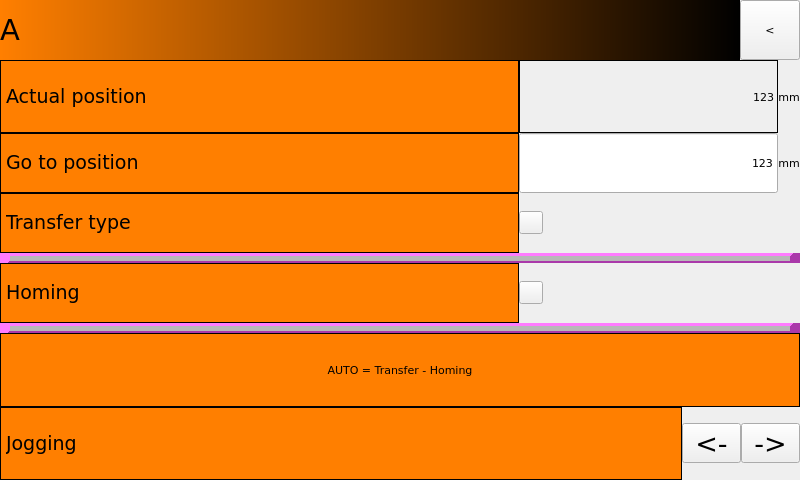
<?xml version="1.0" encoding="UTF-8"?>
<ui version="4.0">
 <class>Form</class>
 <widget class="QWidget" name="Form">
  <property name="geometry">
   <rect>
    <x>0</x>
    <y>0</y>
    <width>800</width>
    <height>480</height>
   </rect>
  </property>
  <property name="sizePolicy">
   <sizepolicy hsizetype="Ignored" vsizetype="Ignored">
    <horstretch>0</horstretch>
    <verstretch>0</verstretch>
   </sizepolicy>
  </property>
  <property name="font">
   <font>
    <family>DejaVu Sans</family>
    <pointsize>8</pointsize>
    <weight>50</weight>
    <italic>false</italic>
    <bold>false</bold>
   </font>
  </property>
  <property name="windowTitle">
   <string>Form</string>
  </property>
  <property name="styleSheet">
   <string notr="true"/>
  </property>
  <property name="TopPage" stdset="0">
   <cstring></cstring>
  </property>
  <property name="EvenRowColor" stdset="0">
   <color>
    <red>0</red>
    <green>0</green>
    <blue>0</blue>
   </color>
  </property>
  <property name="OddRowColor" stdset="0">
   <color>
    <red>0</red>
    <green>0</green>
    <blue>0</blue>
   </color>
  </property>
  <layout class="QGridLayout" name="gridLayout">
   <property name="margin">
    <number>0</number>
   </property>
   <property name="spacing">
    <number>0</number>
   </property>
   <item row="0" column="0">
    <layout class="QVBoxLayout" name="verticalLayout" stretch="0,10,0">
     <property name="spacing">
      <number>0</number>
     </property>
     <property name="bottomMargin">
      <number>0</number>
     </property>
     <item>
      <layout class="QHBoxLayout" name="horizontalLayout" stretch="10,0">
       <property name="spacing">
        <number>0</number>
       </property>
       <item>
        <widget class="QLabel" name="label">
         <property name="font">
          <font>
           <family>DejaVu Sans</family>
           <pointsize>22</pointsize>
           <weight>50</weight>
           <italic>false</italic>
           <bold>false</bold>
          </font>
         </property>
         <property name="styleSheet">
          <string notr="true">background-color: qlineargradient(spread:pad, x1:0, y1:0, x2:1, y2:0, stop:0 rgba(255, 127, 0, 255), stop:1 rgba(0, 0, 0, 255));
font:22pt &quot;DejaVu Sans&quot;;</string>
         </property>
         <property name="text">
          <string>A</string>
         </property>
         <property name="textFormat">
          <enum>Qt::RichText</enum>
         </property>
         <property name="margin">
          <number>10</number>
         </property>
         <property name="PasswordLevel" stdset="0">
          <number>0</number>
         </property>
         <property name="Hide" stdset="0">
          <bool>true</bool>
         </property>
        </widget>
       </item>
       <item>
        <widget class="QHmiLinkPage" name="QHmiLinkPage">
         <property name="minimumSize">
          <size>
           <width>60</width>
           <height>60</height>
          </size>
         </property>
         <property name="font">
          <font>
           <family>DejaVu Sans</family>
           <pointsize>8</pointsize>
           <weight>50</weight>
           <italic>false</italic>
           <bold>false</bold>
          </font>
         </property>
         <property name="text">
          <string>&lt;</string>
         </property>
         <property name="destinationPage">
          <cstring></cstring>
         </property>
         <property name="PasswordLevel" stdset="0">
          <number>0</number>
         </property>
         <property name="Hide" stdset="0">
          <bool>true</bool>
         </property>
         <property name="Align left" stdset="0">
          <bool>false</bool>
         </property>
        </widget>
       </item>
      </layout>
     </item>
     <item>
      <layout class="QGridLayout" name="gridLayout_2" rowstretch="0,0,0,0,0,0,0,0" columnstretch="10,5,0">
       <property name="bottomMargin">
        <number>0</number>
       </property>
       <property name="spacing">
        <number>0</number>
       </property>
       <item row="1" column="1">
        <widget class="QHmiEdit" name="qHmiEdit_2">
         <property name="minimumSize">
          <size>
           <width>15</width>
           <height>60</height>
          </size>
         </property>
         <property name="styleSheet">
          <string notr="true">font: 75 20pt &quot;DejaVu Sans&quot;;</string>
         </property>
         <property name="text">
          <string>123</string>
         </property>
         <property name="alignment">
          <set>Qt::AlignRight|Qt::AlignTrailing|Qt::AlignVCenter</set>
         </property>
         <property name="fieldName">
          <cstring>CONF1__G_AXIS_MANAGER_A.R_TRANSF_POS</cstring>
         </property>
         <property name="decimalCount">
          <cstring>1</cstring>
         </property>
         <property name="PasswordLevel" stdset="0">
          <number>0</number>
         </property>
         <property name="Hide" stdset="0">
          <bool>true</bool>
         </property>
         <property name="Min value" stdset="0">
          <cstring></cstring>
         </property>
         <property name="Max value" stdset="0">
          <cstring></cstring>
         </property>
        </widget>
       </item>
       <item row="2" column="0">
        <widget class="QLabel" name="label_7">
         <property name="minimumSize">
          <size>
           <width>0</width>
           <height>60</height>
          </size>
         </property>
         <property name="font">
          <font>
           <family>DejaVu Sans</family>
           <pointsize>14</pointsize>
           <weight>50</weight>
           <italic>false</italic>
           <bold>false</bold>
          </font>
         </property>
         <property name="styleSheet">
          <string notr="true">font:14pt &quot;DejaVu Sans&quot;;
background-color: rgb(255, 127, 0);</string>
         </property>
         <property name="frameShape">
          <enum>QFrame::Box</enum>
         </property>
         <property name="text">
          <string>Transfer type</string>
         </property>
         <property name="textFormat">
          <enum>Qt::RichText</enum>
         </property>
         <property name="PasswordLevel" stdset="0">
          <number>0</number>
         </property>
         <property name="Hide" stdset="0">
          <bool>true</bool>
         </property>
        </widget>
       </item>
       <item row="6" column="0" colspan="3">
        <widget class="QLabel" name="label_2">
         <property name="minimumSize">
          <size>
           <width>0</width>
           <height>60</height>
          </size>
         </property>
         <property name="styleSheet">
          <string notr="true">font:14pt &quot;DejaVu Sans&quot;;
background-color: rgb(255, 127, 0);</string>
         </property>
         <property name="frameShape">
          <enum>QFrame::Box</enum>
         </property>
         <property name="text">
          <string>AUTO = Transfer - Homing</string>
         </property>
         <property name="alignment">
          <set>Qt::AlignCenter</set>
         </property>
         <property name="PasswordLevel" stdset="0">
          <number>0</number>
         </property>
         <property name="Hide" stdset="0">
          <bool>true</bool>
         </property>
        </widget>
       </item>
       <item row="4" column="1">
        <widget class="QHmiSwitch" name="qHmiSwitch_2">
         <property name="styleSheet">
          <string notr="true">font: 75 20pt &quot;DejaVu Sans&quot;;</string>
         </property>
         <property name="text">
          <string/>
         </property>
         <property name="checked">
          <bool>false</bool>
         </property>
         <property name="onBrushColor">
          <color>
           <red>255</red>
           <green>0</green>
           <blue>0</blue>
          </color>
         </property>
         <property name="fieldName">
          <cstring>CONF1_G_B_HOMING_A</cstring>
         </property>
         <property name="PasswordLevel" stdset="0">
          <number>0</number>
         </property>
         <property name="Hide" stdset="0">
          <bool>true</bool>
         </property>
         <property name="Align left" stdset="0">
          <bool>false</bool>
         </property>
        </widget>
       </item>
       <item row="3" column="0" colspan="3">
        <widget class="Line" name="line">
         <property name="minimumSize">
          <size>
           <width>0</width>
           <height>10</height>
          </size>
         </property>
         <property name="styleSheet">
          <string notr="true">background-color: rgb(255, 85, 255);</string>
         </property>
         <property name="frameShadow">
          <enum>QFrame::Raised</enum>
         </property>
         <property name="lineWidth">
          <number>10</number>
         </property>
         <property name="midLineWidth">
          <number>5</number>
         </property>
         <property name="orientation">
          <enum>Qt::Horizontal</enum>
         </property>
         <property name="PasswordLevel" stdset="0">
          <number>0</number>
         </property>
         <property name="Hide" stdset="0">
          <bool>true</bool>
         </property>
        </widget>
       </item>
       <item row="0" column="2">
        <widget class="QLabel" name="label_10">
         <property name="font">
          <font>
           <family>DejaVu Sans</family>
           <pointsize>8</pointsize>
           <weight>50</weight>
           <italic>false</italic>
           <bold>false</bold>
          </font>
         </property>
         <property name="styleSheet">
          <string notr="true">font:8pt &quot;DejaVu Sans&quot;;
</string>
         </property>
         <property name="text">
          <string>mm</string>
         </property>
         <property name="alignment">
          <set>Qt::AlignCenter</set>
         </property>
         <property name="PasswordLevel" stdset="0">
          <number>0</number>
         </property>
         <property name="Hide" stdset="0">
          <bool>true</bool>
         </property>
        </widget>
       </item>
       <item row="4" column="0">
        <widget class="QLabel" name="label_8">
         <property name="minimumSize">
          <size>
           <width>0</width>
           <height>60</height>
          </size>
         </property>
         <property name="font">
          <font>
           <family>DejaVu Sans</family>
           <pointsize>14</pointsize>
           <weight>50</weight>
           <italic>false</italic>
           <bold>false</bold>
          </font>
         </property>
         <property name="styleSheet">
          <string notr="true">font:14pt &quot;DejaVu Sans&quot;;
background-color: rgb(255, 127, 0);</string>
         </property>
         <property name="frameShape">
          <enum>QFrame::Box</enum>
         </property>
         <property name="text">
          <string>Homing</string>
         </property>
         <property name="textFormat">
          <enum>Qt::RichText</enum>
         </property>
         <property name="PasswordLevel" stdset="0">
          <number>0</number>
         </property>
         <property name="Hide" stdset="0">
          <bool>true</bool>
         </property>
        </widget>
       </item>
       <item row="0" column="0">
        <widget class="QLabel" name="label_4">
         <property name="minimumSize">
          <size>
           <width>0</width>
           <height>60</height>
          </size>
         </property>
         <property name="font">
          <font>
           <family>DejaVu Sans</family>
           <pointsize>14</pointsize>
           <weight>50</weight>
           <italic>false</italic>
           <bold>false</bold>
          </font>
         </property>
         <property name="styleSheet">
          <string notr="true">font:14pt &quot;DejaVu Sans&quot;;
background-color: rgb(255, 127, 0);</string>
         </property>
         <property name="frameShape">
          <enum>QFrame::Box</enum>
         </property>
         <property name="text">
          <string>Actual position</string>
         </property>
         <property name="textFormat">
          <enum>Qt::RichText</enum>
         </property>
         <property name="PasswordLevel" stdset="0">
          <number>0</number>
         </property>
         <property name="Hide" stdset="0">
          <bool>true</bool>
         </property>
        </widget>
       </item>
       <item row="1" column="0">
        <widget class="QLabel" name="label_6">
         <property name="minimumSize">
          <size>
           <width>0</width>
           <height>60</height>
          </size>
         </property>
         <property name="font">
          <font>
           <family>DejaVu Sans</family>
           <pointsize>14</pointsize>
           <weight>50</weight>
           <italic>false</italic>
           <bold>false</bold>
          </font>
         </property>
         <property name="styleSheet">
          <string notr="true">font:14pt &quot;DejaVu Sans&quot;;
background-color: rgb(255, 127, 0);</string>
         </property>
         <property name="frameShape">
          <enum>QFrame::Box</enum>
         </property>
         <property name="text">
          <string>Go to position</string>
         </property>
         <property name="textFormat">
          <enum>Qt::RichText</enum>
         </property>
         <property name="PasswordLevel" stdset="0">
          <number>0</number>
         </property>
         <property name="Hide" stdset="0">
          <bool>true</bool>
         </property>
        </widget>
       </item>
       <item row="0" column="1">
        <widget class="QHmiLabel" name="qHmiLabel_2">
         <property name="styleSheet">
          <string notr="true">font: 75 20pt &quot;DejaVu Sans&quot;;</string>
         </property>
         <property name="frameShape">
          <enum>QFrame::Box</enum>
         </property>
         <property name="text">
          <string>123</string>
         </property>
         <property name="alignment">
          <set>Qt::AlignRight|Qt::AlignTrailing|Qt::AlignVCenter</set>
         </property>
         <property name="fieldName">
          <cstring>CONF1_AXIS_A.ABSPOS</cstring>
         </property>
         <property name="decimalCount">
          <cstring>1</cstring>
         </property>
         <property name="PasswordLevel" stdset="0">
          <number>0</number>
         </property>
         <property name="Hide" stdset="0">
          <bool>true</bool>
         </property>
        </widget>
       </item>
       <item row="2" column="1">
        <widget class="QHmiSwitch" name="qHmiSwitch">
         <property name="styleSheet">
          <string notr="true">font: 75 16pt &quot;DejaVu Sans&quot;;</string>
         </property>
         <property name="checked">
          <bool>false</bool>
         </property>
         <property name="text_on" stdset="0">
          <string>Absolute</string>
         </property>
         <property name="onBrushColor">
          <color>
           <red>0</red>
           <green>170</green>
           <blue>0</blue>
          </color>
         </property>
         <property name="text_off" stdset="0">
          <string>Relative</string>
         </property>
         <property name="offBrushColor">
          <color>
           <red>128</red>
           <green>128</green>
           <blue>128</blue>
          </color>
         </property>
         <property name="fieldName">
          <cstring>CONF1__G_AXIS_MANAGER_A.B_ABS</cstring>
         </property>
         <property name="PasswordLevel" stdset="0">
          <number>0</number>
         </property>
         <property name="Hide" stdset="0">
          <bool>true</bool>
         </property>
         <property name="Align left" stdset="0">
          <bool>false</bool>
         </property>
        </widget>
       </item>
       <item row="1" column="2">
        <widget class="QLabel" name="label_12">
         <property name="font">
          <font>
           <family>DejaVu Sans</family>
           <pointsize>8</pointsize>
           <weight>50</weight>
           <italic>false</italic>
           <bold>false</bold>
          </font>
         </property>
         <property name="styleSheet">
          <string notr="true">font:8pt &quot;DejaVu Sans&quot;;
</string>
         </property>
         <property name="text">
          <string>mm</string>
         </property>
         <property name="alignment">
          <set>Qt::AlignCenter</set>
         </property>
         <property name="PasswordLevel" stdset="0">
          <number>0</number>
         </property>
         <property name="Hide" stdset="0">
          <bool>true</bool>
         </property>
        </widget>
       </item>
       <item row="5" column="0" colspan="3">
        <widget class="Line" name="line_2">
         <property name="minimumSize">
          <size>
           <width>0</width>
           <height>10</height>
          </size>
         </property>
         <property name="styleSheet">
          <string notr="true">background-color: rgb(255, 85, 255);</string>
         </property>
         <property name="frameShadow">
          <enum>QFrame::Raised</enum>
         </property>
         <property name="lineWidth">
          <number>10</number>
         </property>
         <property name="midLineWidth">
          <number>5</number>
         </property>
         <property name="orientation">
          <enum>Qt::Horizontal</enum>
         </property>
         <property name="PasswordLevel" stdset="0">
          <number>0</number>
         </property>
         <property name="Hide" stdset="0">
          <bool>true</bool>
         </property>
        </widget>
       </item>
       <item row="7" column="0" colspan="3">
        <widget class="QWidget" name="widget" native="true">
         <property name="minimumSize">
          <size>
           <width>0</width>
           <height>50</height>
          </size>
         </property>
         <property name="PasswordLevel" stdset="0">
          <number>0</number>
         </property>
         <property name="Hide" stdset="0">
          <bool>true</bool>
         </property>
         <layout class="QHBoxLayout" name="horizontalLayout_2" stretch="10,3,3">
          <property name="spacing">
           <number>0</number>
          </property>
          <property name="margin">
           <number>0</number>
          </property>
          <item>
           <widget class="QLabel" name="label_9">
            <property name="minimumSize">
             <size>
              <width>0</width>
              <height>0</height>
             </size>
            </property>
            <property name="font">
             <font>
              <family>DejaVu Sans</family>
              <pointsize>14</pointsize>
              <weight>50</weight>
              <italic>false</italic>
              <bold>false</bold>
             </font>
            </property>
            <property name="styleSheet">
             <string notr="true">font:14pt &quot;DejaVu Sans&quot;;
background-color: rgb(255, 127, 0);</string>
            </property>
            <property name="frameShape">
             <enum>QFrame::Box</enum>
            </property>
            <property name="text">
             <string>Jogging</string>
            </property>
            <property name="textFormat">
             <enum>Qt::RichText</enum>
            </property>
            <property name="PasswordLevel" stdset="0">
             <number>0</number>
            </property>
            <property name="Hide" stdset="0">
             <bool>true</bool>
            </property>
           </widget>
          </item>
          <item>
           <widget class="QHmiButton" name="QHmiButton">
            <property name="font">
             <font>
              <family>DejaVu Sans</family>
              <pointsize>20</pointsize>
              <weight>50</weight>
              <italic>false</italic>
              <bold>false</bold>
             </font>
            </property>
            <property name="text">
             <string>&lt;-</string>
            </property>
            <property name="fieldName">
             <cstring>CONF1__G_AXIS_MANAGER_A.B_JOGBV</cstring>
            </property>
            <property name="buttonAction">
             <enum>QHmiButton::SetReset</enum>
            </property>
            <property name="reset_when_unfocus" stdset="0">
             <bool>true</bool>
            </property>
            <property name="PasswordLevel" stdset="0">
             <number>0</number>
            </property>
            <property name="Hide" stdset="0">
             <bool>true</bool>
            </property>
            <property name="Align left" stdset="0">
             <bool>false</bool>
            </property>
           </widget>
          </item>
          <item>
           <widget class="QHmiButton" name="QHmiButton_2">
            <property name="font">
             <font>
              <family>DejaVu Sans</family>
              <pointsize>20</pointsize>
              <weight>50</weight>
              <italic>false</italic>
              <bold>false</bold>
             </font>
            </property>
            <property name="text">
             <string>-&gt;</string>
            </property>
            <property name="fieldName">
             <cstring>CONF1__G_AXIS_MANAGER_A.B_JOGFW</cstring>
            </property>
            <property name="buttonAction">
             <enum>QHmiButton::SetReset</enum>
            </property>
            <property name="reset_when_unfocus" stdset="0">
             <bool>true</bool>
            </property>
            <property name="PasswordLevel" stdset="0">
             <number>0</number>
            </property>
            <property name="Hide" stdset="0">
             <bool>true</bool>
            </property>
            <property name="Align left" stdset="0">
             <bool>false</bool>
            </property>
           </widget>
          </item>
         </layout>
        </widget>
       </item>
      </layout>
     </item>
     <item>
      <widget class="QHmiSetWidgetState" name="qhmisetwidgetstate">
       <property name="fieldName">
        <cstring>CONF1_G_B_ON_AUTO_A</cstring>
       </property>
       <property name="action">
        <enum>QHmiSetWidgetState::SetOnEnterResetOnExit</enum>
       </property>
       <property name="PasswordLevel" stdset="0">
        <number>0</number>
       </property>
       <property name="Hide" stdset="0">
        <bool>true</bool>
       </property>
      </widget>
     </item>
    </layout>
   </item>
  </layout>
 </widget>
 <customwidgets>
  <customwidget>
   <class>QHmiLabel</class>
   <extends>QLabel</extends>
   <header>qhmilabel.h</header>
  </customwidget>
  <customwidget>
   <class>QHmiEdit</class>
   <extends>QLineEdit</extends>
   <header>qhmiedit.h</header>
  </customwidget>
  <customwidget>
   <class>QHmiLinkPage</class>
   <extends>QToolButton</extends>
   <header>QHmiLinkPage.h</header>
  </customwidget>
  <customwidget>
   <class>QHmiButton</class>
   <extends>QToolButton</extends>
   <header>qhmibutton.h</header>
  </customwidget>
  <customwidget>
   <class>QHmiSwitch</class>
   <extends>QToolButton</extends>
   <header>qhmiswitch.h</header>
  </customwidget>
  <customwidget>
   <class>QHmiSetWidgetState</class>
   <extends>QWidget</extends>
   <header>qhmisetwidgetstate.h</header>
  </customwidget>
 </customwidgets>
 <resources/>
 <connections/>
</ui>
